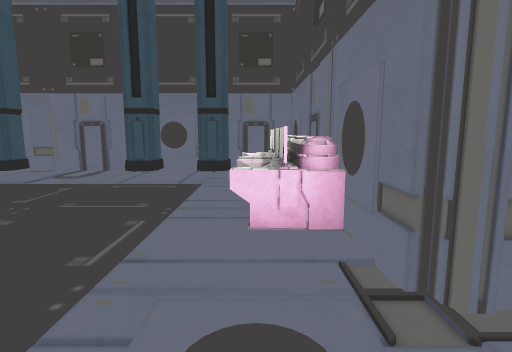
View 1 (above)

17 first-person views from a walk through a Unity game level. The camera is 1.3 m above the floor, tilts 8° down and sees 80° across. Doors are open. The floor is counted in squares, 1 m on a side. Each view is taken from the middle of a square. On the plan, view 1 faces up. The plan holds only what a view shows up to about 14 squares ahead; the rest is blank. The player character is not drawn. Some surface patterns are stand-ins.

View 2
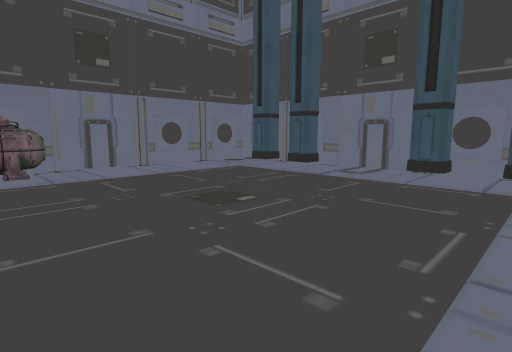

View 3
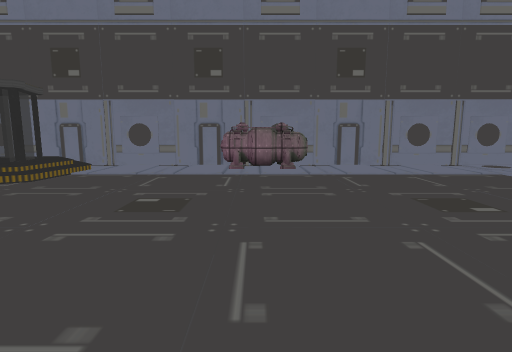

View 4
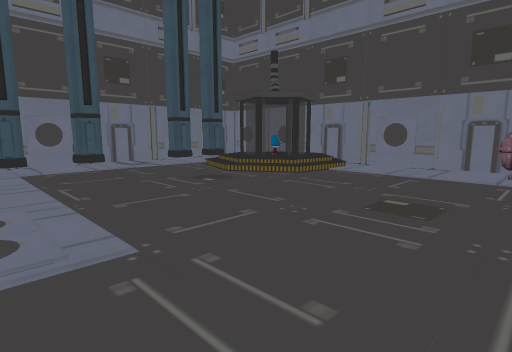

View 5
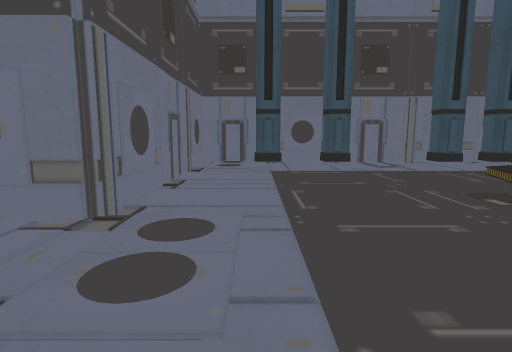

View 6
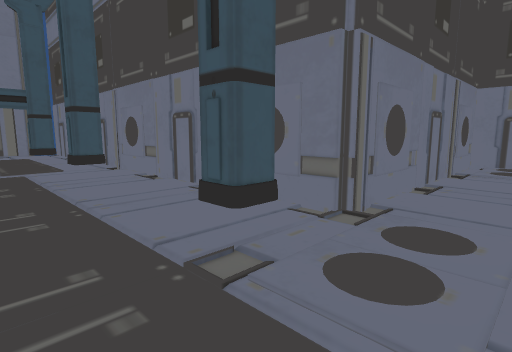

View 7
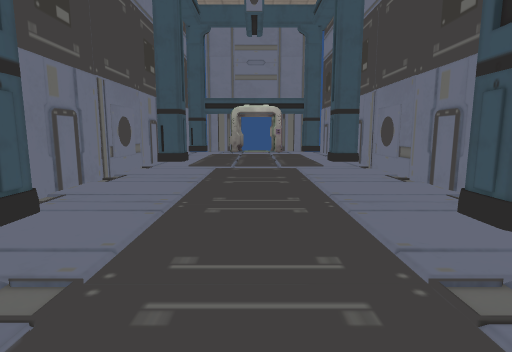

View 8
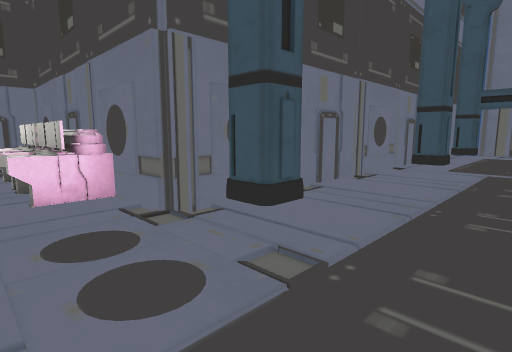

View 9
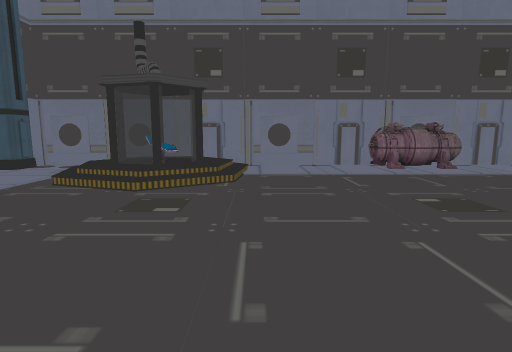

View 10
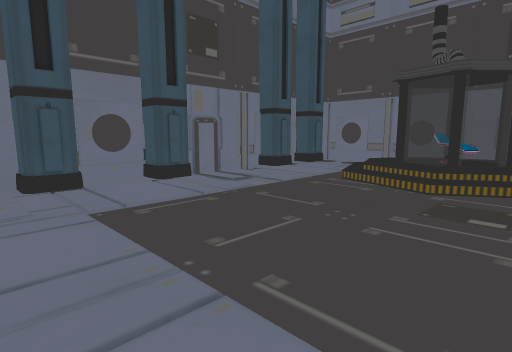

View 11
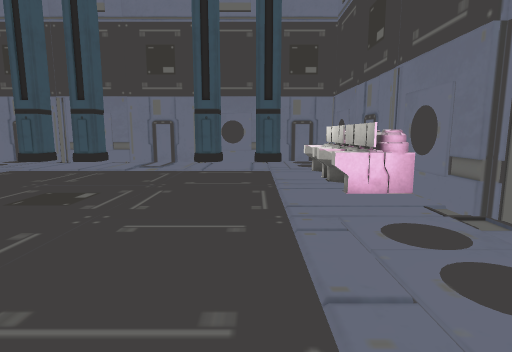

View 12
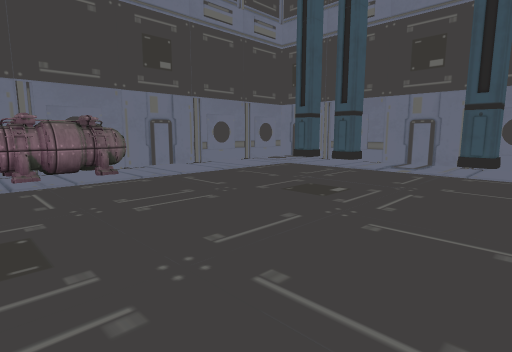

View 13
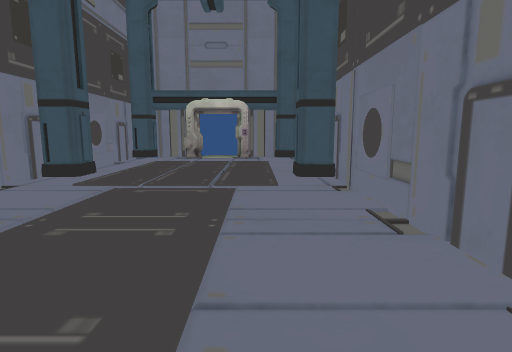

View 14
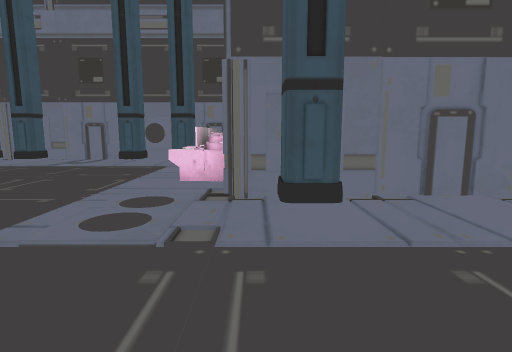

View 15
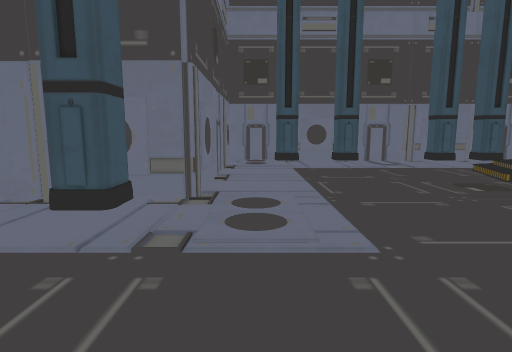

View 16
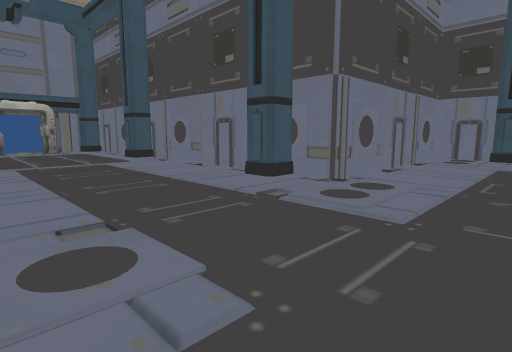

View 17
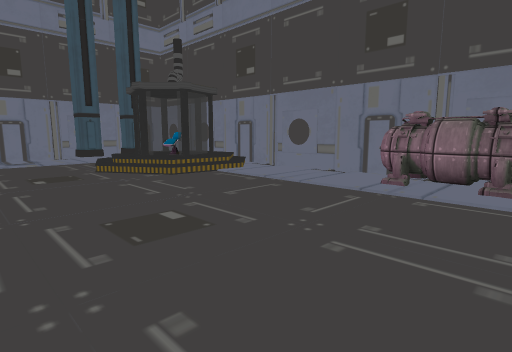

### Floor plan
Key: @ floor where view 1 was taken; # wall or solid block; . main floor; : floor 0.25 m higher than the main floor; / step, stairs or slope; = window, fence, low wall or low ledge; C column; T terminal; G generator.
Columns run from 13 left of view 1 to 15 right of it. Each row starts with its distance up from view 1.
 11 #CC######## C##
 10 #.C.C....C....#
  9 #.............#
  8 #............TT
  7 #............TT
  6 #............TT
  5 #............TT
  4 #............T#
  3 #.............##
  2 GG.............########## ###
  1 GG..............C........C..
  0 GG...........@..............
 -1 GG..........................
 -2 #...........................
 -3 #...........................
 -4 #...........................
 -5 #...............C........C..
 -6 #//............###########
 -7 #////.........##
 -8 #:=#//........#
 -9 #####/........#
-10 ###=#/........#
-11 #//://........#
-12 # ///.........#
-13 #./...........#
-14 #.............#
-15 ########C #CC##

Where each view was taken, in squares from view 1:
view 1: 0 up, 0 right, facing up
view 2: 0 up, 1 left, facing up-left
view 3: 0 up, 0 right, facing left
view 4: 0 up, 0 right, facing down-left
view 5: 2 down, 1 left, facing down
view 6: 2 down, 1 left, facing down-right
view 7: 2 down, 1 left, facing right
view 8: 2 down, 1 left, facing up-right
view 9: 6 down, 0 right, facing left
view 10: 7 down, 0 right, facing down-left
view 11: 2 down, 2 left, facing up
view 12: 2 down, 2 left, facing up-left
view 13: 4 down, 3 right, facing right
view 14: 4 down, 2 right, facing up
view 15: 0 up, 0 right, facing down
view 16: 1 up, 3 left, facing down-right
view 17: 2 up, 4 left, facing down-left
